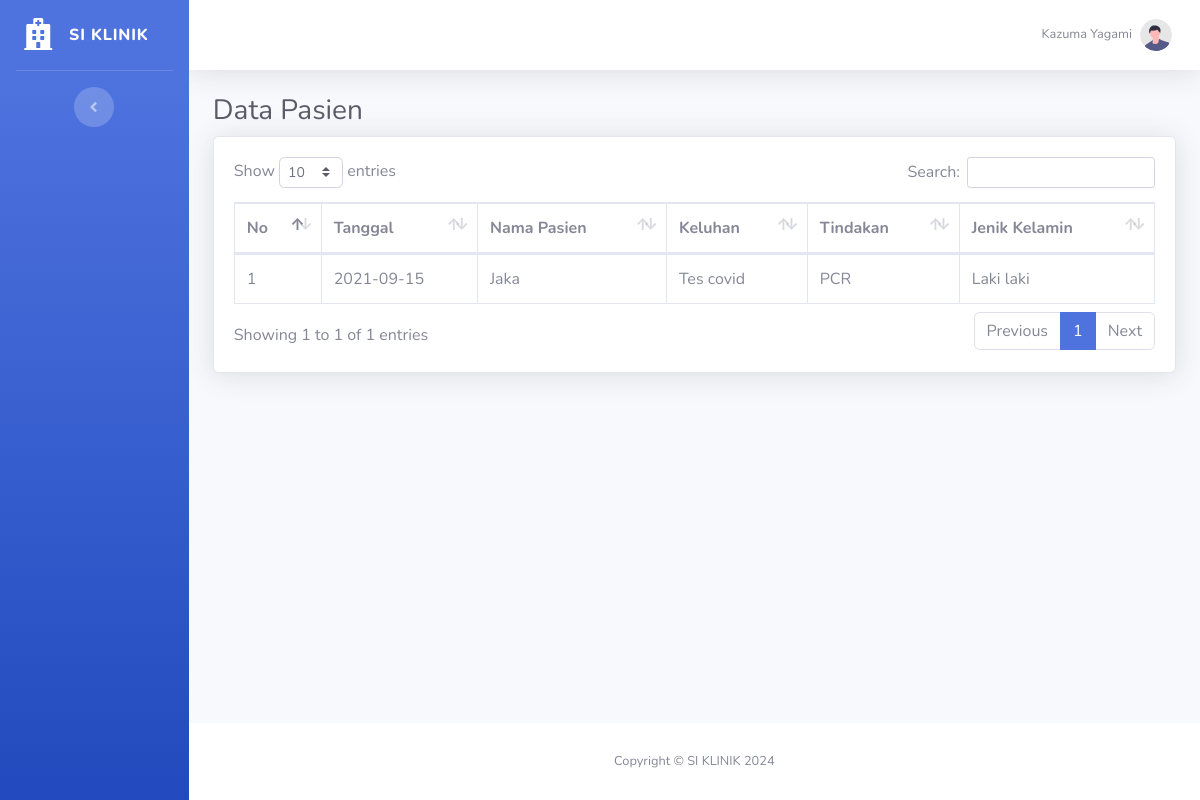
Page /dokter/index.php (signed in) on the committed database.
### tables this page shows
CREATE TABLE `user` (
  `id` int(11) NOT NULL,
  `id_pegawai` int(11) NOT NULL,
  `username` varchar(255) NOT NULL,
  `password` varchar(255) NOT NULL,
  `level` varchar(255) NOT NULL
);

CREATE TABLE `pegawai` (
  `id` int(11) NOT NULL,
  `nama_pegawai` varchar(255) NOT NULL,
  `nohp` varchar(12) NOT NULL,
  `alamat` varchar(255) NOT NULL,
  `jk` varchar(255) NOT NULL
);

CREATE TABLE `pendaftaran` (
  `id` int(11) NOT NULL,
  `id_tindakan` int(11) NOT NULL,
  `id_wilayah` int(11) NOT NULL,
  `id_pegawai` int(11) NOT NULL,
  `nama_pasien` varchar(255) NOT NULL,
  `jk` varchar(255) NOT NULL,
  `alamat` varchar(255) NOT NULL,
  `nohp` varchar(12) NOT NULL,
  `tanggal` date NOT NULL,
  `keluhan` varchar(255) NOT NULL,
  `status` varchar(255) NOT NULL
);

CREATE TABLE `tindakan` (
  `id` int(11) NOT NULL,
  `tindakan` varchar(255) NOT NULL,
  `harga` int(11) NOT NULL
);

### dokter/function.php (called while the page is built, shortened)
<?php
require "../koneksi.php";
function select($query)
{
    global $conn;
    $sql = mysqli_query($conn, $query);
    $pasiens = [];
    while ($pasien = mysqli_fetch_assoc($sql)) {
        $pasiens[] = $pasien;
    }
    return $pasiens;
}

### dokter/index.php (the view, shortened to what this page needs)
<?php
require "function.php";
$pegawai = $_SESSION["id_pegawai"];
$user = mysqli_query($conn, "SELECT * FROM user A LEFT JOIN pegawai B ON B.id = A.id_pegawai WHERE A.id_pegawai = '$pegawai'");
$user = mysqli_fetch_assoc($user);
$query = "SELECT A.id AS id_pendaftaran, A.nama_pasien, A.tanggal, A.keluhan, A.jk,
          B.id AS id_tindakan, B.tindakan
          FROM pendaftaran A
          LEFT JOIN tindakan B ON B.id = A.id_tindakan
          WHERE A.status = 'Dalam pemeriksaan' and A.id_pegawai = '$pegawai'";
$pasiens = select($query);
?>
<!DOCTYPE html>
<html lang="en">
<head>
    <link href="../assets/vendor/fontawesome-free/css/all.min.css" rel="stylesheet" type="text/css">
    <link href="../assets/css/sb-admin-2.min.css" rel="stylesheet">
    <link href="../assets/vendor/datatables/dataTables.bootstrap4.min.css" rel="stylesheet">
</head>
<body id="page-top">
    <div id="wrapper">
        <ul class="navbar-nav bg-gradient-primary sidebar sidebar-dark accordion" id="accordionSidebar">
            <a class="sidebar-brand d-flex align-items-center justify-content-center" href="../dokter/index.php">
                <div class="sidebar-brand-icon">
                    <i class="fas fa-hospital"></i>
                </div>
                <div class="sidebar-brand-text mx-3">SI KLINIK</div>
            </a>
            <hr class="sidebar-divider d-none d-md-block">
            <div class="text-center d-none d-md-inline">
                <button class="rounded-circle border-0" id="sidebarToggle"></button>
            </div>
        </ul>
        <div id="content-wrapper" class="d-flex flex-column">
            <div id="content">
                <nav class="navbar navbar-expand navbar-light bg-white topbar mb-4 static-top shadow">
                    <ul class="navbar-nav ml-auto">
                        <li class="nav-item dropdown no-arrow">
                            <a class="nav-link dropdown-toggle" href="#" id="userDropdown" role="button" data-toggle="dropdown" aria-haspopup="true" aria-expanded="false">
                                <span class="mr-2 d-none d-lg-inline text-gray-600 small"><?= $user["nama_pegawai"]; ?></span>
                                <img class="img-profile rounded-circle" src="../assets/img/undraw_profile.svg">
                            </a>
                        </li>
                    </ul>
                </nav>
                <div class="container-fluid">
                    <h1 class="h3 mb-2 text-gray-800">Data Pasien</h1>
                    <div class="card shadow mb-4">
                        <div class="card-body">
                            <div class="table-responsive">
                                <table class="table table-bordered" id="dataTable" width="100%" cellspacing="0">
                                    <thead>
                                        <tr>
                                            <th>No</th>
                                            <th>Tanggal</th>
                                            <th>Nama Pasien</th>
                                            <th>Keluhan</th>
                                            <th>Tindakan</th>
                                            <th>Jenik Kelamin</th>
                                        </tr>
                                    </thead>
                                    <tbody>
                                        <?php $i = 1 ?>
                                        <?php foreach ($pasiens as $row) : ?>
                                            <tr>
                                                <td><?= $i++; ?></td>
                                                <td><?= $row["tanggal"]; ?></td>
                                                <td><?= $row['nama_pasien']; ?></td>
                                                <td><?= $row['keluhan']; ?></td>
                                                <td><?= $row['tindakan']; ?></td>
                                                <td>
                                                    <?php if ($row["jk"] === "L") : ?>
                                                        Laki laki
                                                    <?php else : ?>
                                                        Perempuan
                                                    <?php endif; ?>
                                                </td>
                                            </tr>
                                        <?php endforeach; ?>
                                    </tbody>
                                </table>
                            </div>
                        </div>
                    </div>
                </div>
            </div>
            <footer class="sticky-footer bg-white">
                <div class="container my-auto">
                    <div class="copyright text-center my-auto">
                        <span>Copyright &copy; SI KLINIK <?= date("Y") ?></span>
                    </div>
                </div>
            </footer>
        </div>
    </div>
</body>
</html>

### rows in the picture
user: id_pegawai.nama_pegawai "Kazuma Yagami"
pendaftaran: tanggal "2021-09-15", nama_pasien "Jaka", keluhan "Tes covid", id_tindakan.tindakan "PCR", jk "Laki laki"
